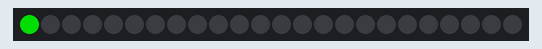
A sketch run on a simulated Arduino Uno, built with avr-gcc and run on an emulated ATmega328P. Shown: 24 RGB LEDs in strip order, left to right. Dim RGB values are drawn brighter than linear.

Above: at 0.1 s.
At 1.1 s:
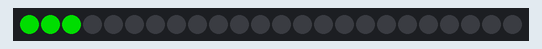
At 2.6 s:
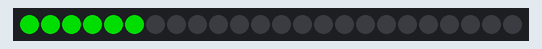
At 5.6 s:
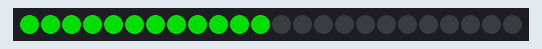
At 8.6 s:
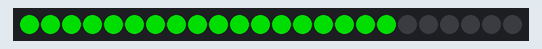
At 11.6 s:
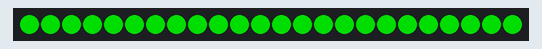

The sketch:

Series_Loop_InQueue.ino
```cpp
//Including Library for Neo Pixel
#include <Adafruit_NeoPixel.h>

//Defining Digital Pin on Board
#define PIN 6
//Total Number Of Pixels
#define NUMPIXELS 24

//Calling the function to set the neopixel
Adafruit_NeoPixel pixels(NUMPIXELS, PIN, NEO_GRB + NEO_KHZ800);

void setup() {
  pixels.begin(); //Initiating the pixels
}

void loop() {
  pixels.clear(); //Turning off all the leds

  for(int i=0; i<NUMPIXELS; i++){
    pixels.setPixelColor(i, pixels.Color(0, 150, 0));
    pixels.show();
    delay(500);
  }

}
```

Measured:
- by itself, everything shown: repeats every 12.0 s, in 24 steps
- what the display in image 5 shows lasts 0.5 s, from 11.5 s to 12.0 s
